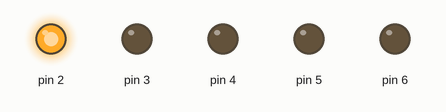
The sketch below on a simulated Arduino Uno, built with avr-gcc and run on an emulated ATmega328P. Parts: output pins drawn as LEDs (lit = HIGH).

Above: at 0.04 s.
At 0.44 s:
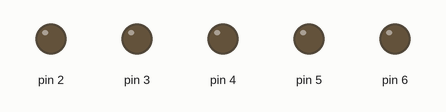
At 0.84 s:
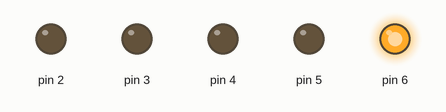
At 1.64 s:
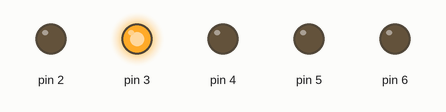
At 2.44 s:
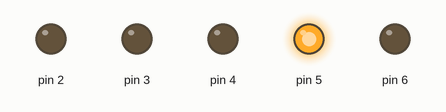
At 3.24 s:
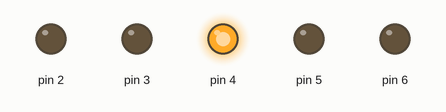
Timing chart, 0 to 3.5 s (numbered marks = the images above):
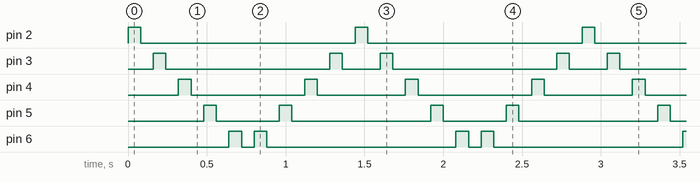

Measured:
- by itself, pin 2: alternates HIGH for 0.08 s and LOW for 1.4 s
- by itself, pin 3: repeats every 1.4 s: LOW 1.0 s, HIGH 0.08 s, LOW 0.24 s, HIGH 0.08 s
- by itself, pin 4: repeats every 1.4 s: LOW 0.72 s, HIGH 0.08 s, LOW 0.56 s, HIGH 0.08 s
- by itself, pin 5: repeats every 1.4 s: LOW 0.40 s, HIGH 0.08 s, LOW 0.88 s, HIGH 0.08 s
- by itself, pin 6: repeats every 1.4 s: LOW 0.08 s, HIGH 0.08 s, LOW 1.2 s, HIGH 0.08 s

The sketch:

advancedswep2.ino
```cpp
int green=2;
int yellow=3;
int red = 4;
int buzz = 5;
int yellow2=6;
void setup() {
  // put your setup code here, to run once:
  for(int start =2; start<=6;start++){
    pinMode(start,OUTPUT);

  }

}

void loop() {
  // put your main code here, to run repeatedly:
  for(int start =2; start<=6;start++){
    digitalWrite(start, HIGH);
    delay(80);
   digitalWrite(start, LOW);
   delay(80);
  }
  for(int start =6; start>2;start--){
    digitalWrite(start, HIGH);
    delay(80);
    digitalWrite(start, LOW);
    delay(80);

  }

}
```
